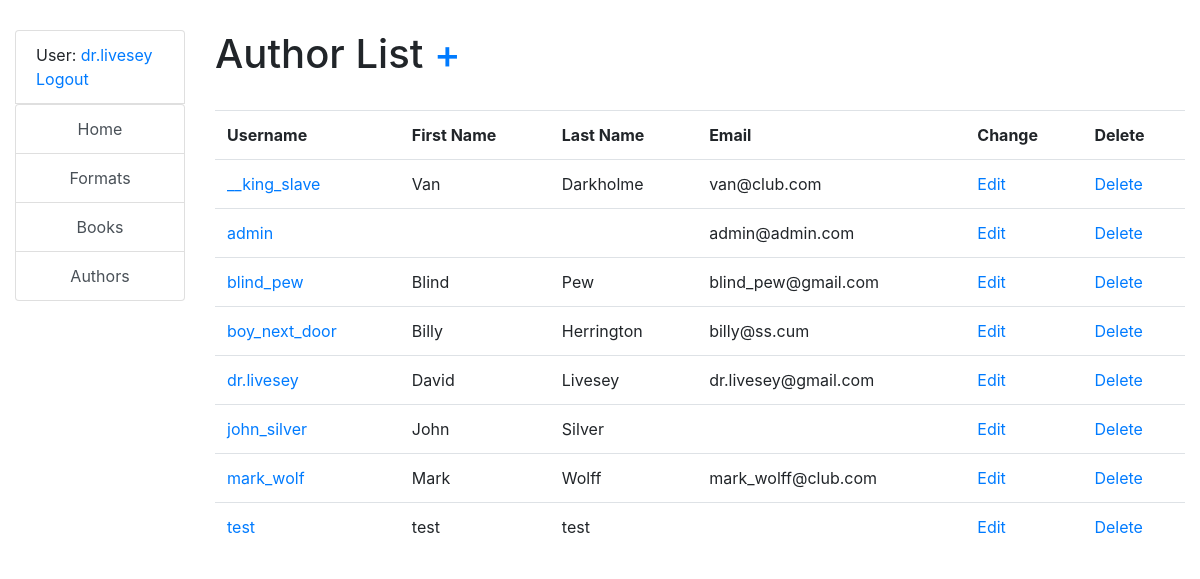
The page /catalog/authors/ (signed in) on the database its author committed.
### catalog/models.py (models this page shows)
class Author(AbstractUser):
    photo = models.ImageField(null=True)
    class Meta:
        default_related_name = "authors"
        ordering = ["username"]

### catalog/views.py (the view)
# urls.py: path("authors/", AuthorListView.as_view(), name="author-list"),
class AuthorListView(LoginRequiredMixin, generic.ListView):
    model = Author

### templates/catalog/author_list.html (shortened to what this page needs)
{% extends 'base.html' %}
{% block content %}
  <h1>
    Author List
  <a href="{% url 'catalog:author-create' %}">+</a>
  </h1>
  <br>
  {% if author_list %}
    <table class="table">
      <tr>
        <th>Username</th>
        <th>First Name</th>
        <th>Last Name</th>
        <th>Email</th>
        <th>Change</th>
        <th>Delete</th>
      </tr>
      {% for author in author_list %}
        <tr>
          <td><a href="{% url 'catalog:author-detail' pk=author.id %}">{{ author.username }}</a></td>
          <td>{{ author.first_name }}</td>
          <td>{{ author.last_name }}</td>
          <td>{{ author.email }}</td>
          <td><a href="{% url 'catalog:author-update' pk=author.id %}">Edit</a></td>
          <td><a href="{% url 'catalog:author-delete' pk=author.id %}">Delete</a></td>
        </tr>
      {% endfor %}
    </table>
  {% else %}
    <p>Empty</p>
  {% endif %}
{% endblock %}

### templates/includes/sidebar.html
<ul class="sidebar-nav list-group">
  {% if user.is_authenticated %}
    <li class="list-group-item">User: <a href="{{ user.get_absolute_url }}">{{ user.get_username }}</a>
      <br>
    <a href="{% url 'logout'%}?next={{request.path}}">Logout</a>
    </li>
  {% else %}
    {% if "login" not in request.path %}
      <li class="list-group-item"><a href="{% url 'login'%}?next={{request.path}}">Login</a></li>
    {% endif %}
  {% endif %}
  <ul class="list-group">
    <li class="list-group-item list-group-item-action text-center"
        onclick="window.location='{% url 'catalog:index' %}'">Home</li>
    <li class="list-group-item list-group-item-action text-center"
        onclick="window.location='{% url 'catalog:literary-format-list' %}'">Formats</li>
    <li class="list-group-item list-group-item-action text-center"
        onclick="window.location='{% url 'catalog:book-list' %}'">Books</li>
    <li class="list-group-item list-group-item-action text-center"
        onclick="window.location='{% url 'catalog:author-list' %}'">Authors</li>
  </ul>
</ul>

### static/css/styles.css (style rules this page uses)
body { margin-top: 30px; }

### rows shown on the page
Author: get_username "dr.livesey", username "dr.livesey", first_name "David", last_name "Livesey", email "dr.livesey@gmail.com"
Author: username "__king_slave", first_name "Van", last_name "Darkholme", email "van@club.com"
Author: username "admin", email "admin@admin.com"
Author: username "blind_pew", first_name "Blind", last_name "Pew", email "blind_pew@gmail.com"
Author: username "boy_next_door", first_name "Billy", last_name "Herrington", email "billy@ss.cum"
Author: username "john_silver", first_name "John", last_name "Silver"
Author: username "mark_wolf", first_name "Mark", last_name "Wolff", email "mark_wolff@club.com"
Author: username "test", first_name "test", last_name "test"
